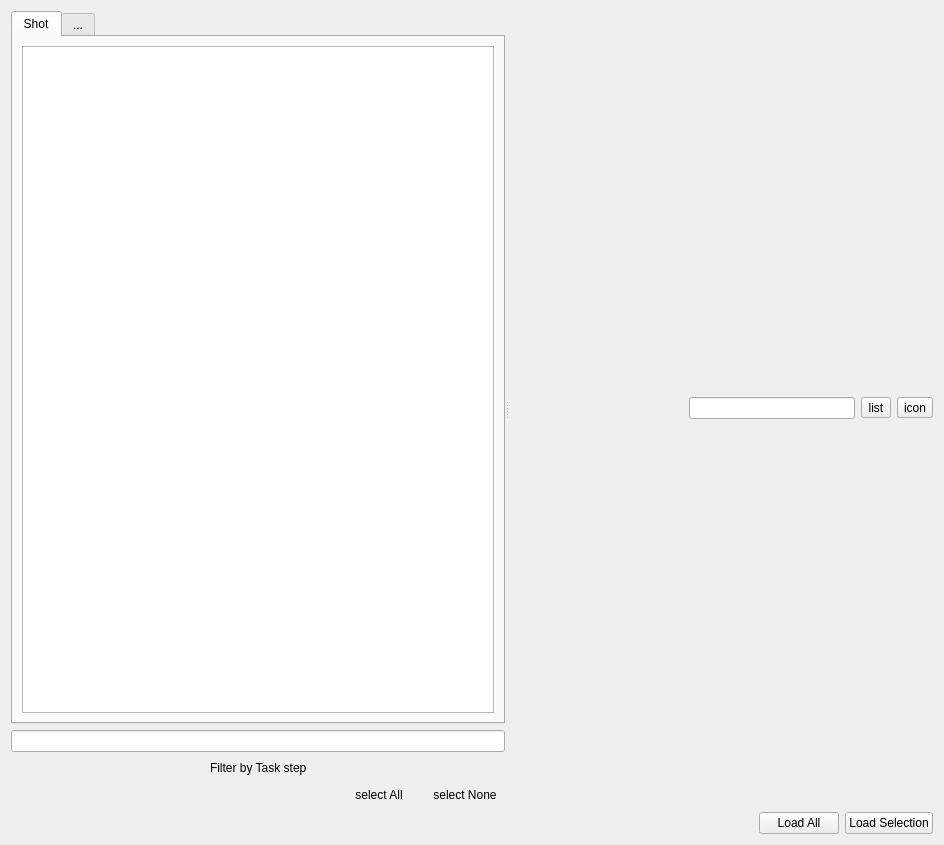
<?xml version="1.0" encoding="UTF-8"?>
<ui version="4.0">
 <class>Form</class>
 <widget class="QWidget" name="Form">
  <property name="geometry">
   <rect>
    <x>0</x>
    <y>0</y>
    <width>944</width>
    <height>845</height>
   </rect>
  </property>
  <property name="windowTitle">
   <string>Form</string>
  </property>
  <layout class="QGridLayout" name="gridLayout_2">
   <item row="0" column="0">
    <widget class="QSplitter" name="splitter">
     <property name="orientation">
      <enum>Qt::Horizontal</enum>
     </property>
     <widget class="QWidget" name="layoutWidget">
      <layout class="QGridLayout" name="shot_tree_layout">
       <property name="sizeConstraint">
        <enum>QLayout::SetDefaultConstraint</enum>
       </property>
       <item row="2" column="0">
        <layout class="QVBoxLayout" name="filter_layout">
         <item>
          <layout class="QHBoxLayout" name="horizontalLayout_2">
           <item>
            <spacer name="horizontalSpacer_4">
             <property name="orientation">
              <enum>Qt::Horizontal</enum>
             </property>
             <property name="sizeHint" stdset="0">
              <size>
               <width>40</width>
               <height>20</height>
              </size>
             </property>
            </spacer>
           </item>
           <item>
            <widget class="QLabel" name="step_filter_lab">
             <property name="text">
              <string>Filter by Task step</string>
             </property>
            </widget>
           </item>
           <item>
            <spacer name="horizontalSpacer_3">
             <property name="orientation">
              <enum>Qt::Horizontal</enum>
             </property>
             <property name="sizeHint" stdset="0">
              <size>
               <width>40</width>
               <height>20</height>
              </size>
             </property>
            </spacer>
           </item>
          </layout>
         </item>
        </layout>
       </item>
       <item row="0" column="0">
        <layout class="QVBoxLayout" name="shot_tab_lay">
         <item>
          <widget class="QTabWidget" name="shot_tab_widget">
           <property name="minimumSize">
            <size>
             <width>0</width>
             <height>0</height>
            </size>
           </property>
           <property name="tabPosition">
            <enum>QTabWidget::North</enum>
           </property>
           <property name="currentIndex">
            <number>0</number>
           </property>
           <widget class="QWidget" name="tab_shot">
            <property name="minimumSize">
             <size>
              <width>0</width>
              <height>0</height>
             </size>
            </property>
            <attribute name="title">
             <string>Shot</string>
            </attribute>
            <layout class="QGridLayout" name="gridLayout">
             <item row="0" column="0">
              <widget class="QTreeView" name="shot_view">
               <property name="minimumSize">
                <size>
                 <width>0</width>
                 <height>0</height>
                </size>
               </property>
              </widget>
             </item>
            </layout>
           </widget>
           <widget class="QWidget" name="tab2">
            <attribute name="title">
             <string>...</string>
            </attribute>
           </widget>
          </widget>
         </item>
        </layout>
       </item>
       <item row="1" column="0">
        <widget class="QLineEdit" name="shot_filter_edit">
         <property name="inputMask">
          <string/>
         </property>
        </widget>
       </item>
       <item row="3" column="0">
        <layout class="QHBoxLayout" name="horizontalLayout_3">
         <item>
          <spacer name="horizontalSpacer_5">
           <property name="orientation">
            <enum>Qt::Horizontal</enum>
           </property>
           <property name="sizeHint" stdset="0">
            <size>
             <width>40</width>
             <height>20</height>
            </size>
           </property>
          </spacer>
         </item>
         <item>
          <widget class="QPushButton" name="step_sel_all">
           <property name="text">
            <string>select All</string>
           </property>
           <property name="flat">
            <bool>true</bool>
           </property>
          </widget>
         </item>
         <item>
          <widget class="QPushButton" name="step_sel_non">
           <property name="text">
            <string>select None</string>
           </property>
           <property name="flat">
            <bool>true</bool>
           </property>
          </widget>
         </item>
        </layout>
       </item>
      </layout>
     </widget>
     <widget class="QWidget" name="layoutWidget">
      <layout class="QVBoxLayout" name="asset_layout">
       <item>
        <layout class="QHBoxLayout" name="horizontalLayout">
         <item>
          <layout class="QHBoxLayout" name="file_type_layout">
           <item>
            <widget class="QLabel" name="asset_icon">
             <property name="text">
              <string/>
             </property>
            </widget>
           </item>
          </layout>
         </item>
         <item>
          <spacer name="horizontalSpacer">
           <property name="orientation">
            <enum>Qt::Horizontal</enum>
           </property>
           <property name="sizeHint" stdset="0">
            <size>
             <width>40</width>
             <height>20</height>
            </size>
           </property>
          </spacer>
         </item>
         <item>
          <widget class="QLineEdit" name="asset_search_line">
           <property name="sizePolicy">
            <sizepolicy hsizetype="Expanding" vsizetype="Fixed">
             <horstretch>0</horstretch>
             <verstretch>0</verstretch>
            </sizepolicy>
           </property>
           <property name="minimumSize">
            <size>
             <width>50</width>
             <height>0</height>
            </size>
           </property>
          </widget>
         </item>
         <item>
          <widget class="QToolButton" name="list_mode_tb">
           <property name="text">
            <string>list</string>
           </property>
          </widget>
         </item>
         <item>
          <widget class="QToolButton" name="icon_mode_tb">
           <property name="text">
            <string>icon</string>
           </property>
          </widget>
         </item>
        </layout>
       </item>
      </layout>
     </widget>
    </widget>
   </item>
   <item row="1" column="0">
    <layout class="QHBoxLayout" name="btn_layout">
     <item>
      <spacer name="horizontalSpacer_2">
       <property name="orientation">
        <enum>Qt::Horizontal</enum>
       </property>
       <property name="sizeHint" stdset="0">
        <size>
         <width>40</width>
         <height>20</height>
        </size>
       </property>
      </spacer>
     </item>
     <item>
      <widget class="QPushButton" name="load_all_btn">
       <property name="text">
        <string>Load All</string>
       </property>
      </widget>
     </item>
     <item>
      <widget class="QPushButton" name="load_sel_btn">
       <property name="text">
        <string>Load Selection</string>
       </property>
      </widget>
     </item>
    </layout>
   </item>
  </layout>
  <zorder>splitter</zorder>
  <zorder>asset_view</zorder>
 </widget>
 <resources/>
 <connections/>
</ui>
